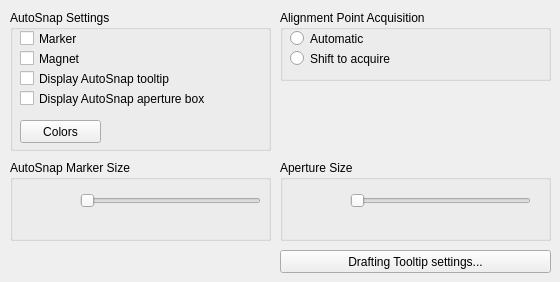
   <widget class="QWidget" name="DraftingTab">
    <attribute name="title">
     <string>Drafting</string>
    </attribute>
    <widget class="QGroupBox" name="groupBox_4">
     <property name="geometry">
      <rect>
       <x>10</x>
       <y>10</y>
       <width>261</width>
       <height>141</height>
      </rect>
     </property>
     <property name="title">
      <string>AutoSnap Settings</string>
     </property>
     <widget class="QCheckBox" name="checkBox_AUTOSNAP_DISPLAY_MARK">
      <property name="geometry">
       <rect>
        <x>10</x>
        <y>20</y>
        <width>241</width>
        <height>17</height>
       </rect>
      </property>
      <property name="toolTip">
       <string>Controls the display of the AutoSnap marker. The marker is a geometric symbol that is displayed when the crosshairs move over a snap point ( AUTOSNAP system variable).</string>
      </property>
      <property name="text">
       <string>Marker</string>
      </property>
     </widget>
     <widget class="QPushButton" name="pushButton_AutoSnapColor">
      <property name="geometry">
       <rect>
        <x>10</x>
        <y>110</y>
        <width>81</width>
        <height>23</height>
       </rect>
      </property>
      <property name="toolTip">
       <string>Displays the Drawing Window Colors dialog box. </string>
      </property>
      <property name="text">
       <string>Colors</string>
      </property>
     </widget>
     <widget class="QCheckBox" name="checkBox_APBOX">
      <property name="geometry">
       <rect>
        <x>10</x>
        <y>80</y>
        <width>241</width>
        <height>17</height>
       </rect>
      </property>
      <property name="toolTip">
       <string>Turns the display of the AutoSnap aperture box on or off.
The aperture box is a box that appears inside the crosshairs when you snap to an object (APBOX system variable).</string>
      </property>
      <property name="text">
       <string>Display AutoSnap aperture box</string>
      </property>
     </widget>
     <widget class="QCheckBox" name="checkBox_AUTOSNAP_DISPLAY_TOOLTIPS">
      <property name="geometry">
       <rect>
        <x>10</x>
        <y>60</y>
        <width>241</width>
        <height>17</height>
       </rect>
      </property>
      <property name="toolTip">
       <string>Controls the display of the AutoSnap tooltip. The tooltip is a label that describes which part of the object you are snapping to (AUTOSNAP system variable).</string>
      </property>
      <property name="text">
       <string>Display AutoSnap tooltip</string>
      </property>
     </widget>
     <widget class="QCheckBox" name="checkBox_AUTOSNAP_MAGNET">
      <property name="geometry">
       <rect>
        <x>10</x>
        <y>40</y>
        <width>241</width>
        <height>17</height>
       </rect>
      </property>
      <property name="toolTip">
       <string>Turns the AutoSnap magnet on or off. The magnet is an automatic movement of the crosshairs that locks the crosshairs onto the nearest snap point (AUTOSNAP system variable).</string>
      </property>
      <property name="text">
       <string>Magnet</string>
      </property>
     </widget>
    </widget>
    <widget class="QGroupBox" name="groupBox_5">
     <property name="geometry">
      <rect>
       <x>280</x>
       <y>10</y>
       <width>271</width>
       <height>71</height>
      </rect>
     </property>
     <property name="title">
      <string>Alignment Point Acquisition</string>
     </property>
     <widget class="QRadioButton" name="radioButton_POLARMODE_AUTO_ACQUIRE">
      <property name="geometry">
       <rect>
        <x>10</x>
        <y>20</y>
        <width>241</width>
        <height>17</height>
       </rect>
      </property>
      <property name="toolTip">
       <string>Displays tracking vectors automatically when the aperture moves over an object snap.</string>
      </property>
      <property name="text">
       <string>Automatic</string>
      </property>
     </widget>
     <widget class="QRadioButton" name="radioButton_POLARMODE_SHIFT_TO_ACQUIRE">
      <property name="geometry">
       <rect>
        <x>10</x>
        <y>40</y>
        <width>241</width>
        <height>17</height>
       </rect>
      </property>
      <property name="toolTip">
       <string>Displays tracking vectors when you press Shift and move the aperture over an object snap.</string>
      </property>
      <property name="text">
       <string>Shift to acquire</string>
      </property>
     </widget>
    </widget>
    <widget class="QGroupBox" name="groupBox_6">
     <property name="geometry">
      <rect>
       <x>10</x>
       <y>160</y>
       <width>261</width>
       <height>81</height>
      </rect>
     </property>
     <property name="title">
      <string>AutoSnap Marker Size</string>
     </property>
     <widget class="QSlider" name="horizontalSlider_AUTOSNAPSIZE">
      <property name="geometry">
       <rect>
        <x>70</x>
        <y>30</y>
        <width>181</width>
        <height>22</height>
       </rect>
      </property>
      <property name="toolTip">
       <string>Sets the display size for the AutoSnap marker.</string>
      </property>
      <property name="orientation">
       <enum>Qt::Horizontal</enum>
      </property>
     </widget>
     <widget class="QWidget" name="widget_AUTOSNAPSIZE" native="true">
      <property name="geometry">
       <rect>
        <x>10</x>
        <y>20</y>
        <width>51</width>
        <height>51</height>
       </rect>
      </property>
     </widget>
    </widget>
    <widget class="QGroupBox" name="groupBox_7">
     <property name="geometry">
      <rect>
       <x>280</x>
       <y>160</y>
       <width>271</width>
       <height>81</height>
      </rect>
     </property>
     <property name="title">
      <string>Aperture Size</string>
     </property>
     <widget class="QSlider" name="horizontalSlider_APERTURE">
      <property name="geometry">
       <rect>
        <x>70</x>
        <y>30</y>
        <width>181</width>
        <height>22</height>
       </rect>
      </property>
      <property name="toolTip">
       <string>Sets the display size for the object snap target box, in pixels (APERTURE system variable).</string>
      </property>
      <property name="orientation">
       <enum>Qt::Horizontal</enum>
      </property>
     </widget>
     <widget class="QWidget" name="widget_APERTURESIZE" native="true">
      <property name="geometry">
       <rect>
        <x>10</x>
        <y>20</y>
        <width>51</width>
        <height>51</height>
       </rect>
      </property>
     </widget>
    </widget>
    <widget class="QPushButton" name="button_DraftingTootipSettings">
     <property name="geometry">
      <rect>
       <x>280</x>
       <y>250</y>
       <width>271</width>
       <height>23</height>
      </rect>
     </property>
     <property name="toolTip">
      <string>Displays the Drafting Tooltip dialog box. </string>
     </property>
     <property name="text">
      <string>Drafting Tooltip settings...</string>
     </property>
    </widget>
   </widget>
